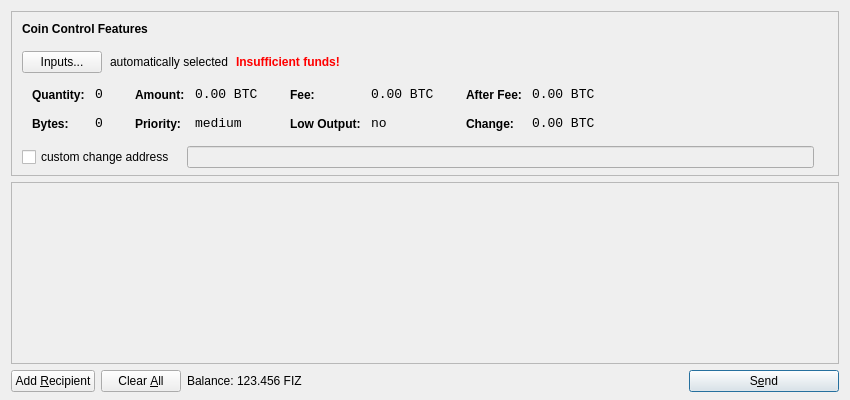
<?xml version="1.0" encoding="UTF-8"?>
<ui version="4.0">
 <class>SendCoinsDialog</class>
 <widget class="QDialog" name="SendCoinsDialog">
  <property name="geometry">
   <rect>
    <x>0</x>
    <y>0</y>
    <width>850</width>
    <height>400</height>
   </rect>
  </property>
  <property name="windowTitle">
   <string>Send Coins</string>
  </property>
  <layout class="QVBoxLayout" name="verticalLayout" stretch="0,1,0">
   <property name="bottomMargin">
    <number>8</number>
   </property>
   <item>
    <widget class="QFrame" name="frameCoinControl">
     <property name="sizePolicy">
      <sizepolicy hsizetype="Expanding" vsizetype="Expanding">
       <horstretch>0</horstretch>
       <verstretch>0</verstretch>
      </sizepolicy>
     </property>
     <property name="maximumSize">
      <size>
       <width>16777215</width>
       <height>16777215</height>
      </size>
     </property>
     <property name="frameShape">
      <enum>QFrame::StyledPanel</enum>
     </property>
     <property name="frameShadow">
      <enum>QFrame::Sunken</enum>
     </property>
     <layout class="QVBoxLayout" name="verticalLayoutCoinControl2">
      <property name="spacing">
       <number>-1</number>
      </property>
      <property name="leftMargin">
       <number>0</number>
      </property>
      <property name="topMargin">
       <number>0</number>
      </property>
      <property name="rightMargin">
       <number>0</number>
      </property>
      <property name="bottomMargin">
       <number>6</number>
      </property>
      <item>
       <layout class="QVBoxLayout" name="verticalLayoutCoinControl" stretch="0,0,0,0,1">
        <property name="spacing">
         <number>0</number>
        </property>
        <property name="leftMargin">
         <number>10</number>
        </property>
        <property name="topMargin">
         <number>10</number>
        </property>
        <item>
         <layout class="QHBoxLayout" name="horizontalLayoutCoinControl1">
          <property name="bottomMargin">
           <number>15</number>
          </property>
          <item>
           <widget class="QLabel" name="labelCoinControlFeatures">
            <property name="sizePolicy">
             <sizepolicy hsizetype="Preferred" vsizetype="Maximum">
              <horstretch>0</horstretch>
              <verstretch>0</verstretch>
             </sizepolicy>
            </property>
            <property name="font">
             <font>
              <weight>75</weight>
              <bold>true</bold>
             </font>
            </property>
            <property name="styleSheet">
             <string notr="true">font-weight:bold;</string>
            </property>
            <property name="text">
             <string>Coin Control Features</string>
            </property>
           </widget>
          </item>
         </layout>
        </item>
        <item>
         <layout class="QHBoxLayout" name="horizontalLayoutCoinControl2" stretch="0,0,0,0">
          <property name="spacing">
           <number>8</number>
          </property>
          <property name="bottomMargin">
           <number>10</number>
          </property>
          <item>
           <widget class="QPushButton" name="pushButtonCoinControl">
            <property name="styleSheet">
             <string notr="true"/>
            </property>
            <property name="text">
             <string>Inputs...</string>
            </property>
           </widget>
          </item>
          <item>
           <widget class="QLabel" name="labelCoinControlAutomaticallySelected">
            <property name="text">
             <string>automatically selected</string>
            </property>
            <property name="margin">
             <number>5</number>
            </property>
           </widget>
          </item>
          <item>
           <widget class="QLabel" name="labelCoinControlInsuffFunds">
            <property name="font">
             <font>
              <weight>75</weight>
              <bold>true</bold>
             </font>
            </property>
            <property name="styleSheet">
             <string notr="true">color:red;font-weight:bold;</string>
            </property>
            <property name="text">
             <string>Insufficient funds!</string>
            </property>
            <property name="margin">
             <number>5</number>
            </property>
           </widget>
          </item>
          <item>
           <spacer name="horizontalSpacerCoinControl">
            <property name="orientation">
             <enum>Qt::Horizontal</enum>
            </property>
            <property name="sizeHint" stdset="0">
             <size>
              <width>40</width>
              <height>1</height>
             </size>
            </property>
           </spacer>
          </item>
         </layout>
        </item>
        <item>
         <widget class="QWidget" name="widgetCoinControl" native="true">
          <property name="sizePolicy">
           <sizepolicy hsizetype="Preferred" vsizetype="Preferred">
            <horstretch>0</horstretch>
            <verstretch>0</verstretch>
           </sizepolicy>
          </property>
          <property name="minimumSize">
           <size>
            <width>0</width>
            <height>0</height>
           </size>
          </property>
          <property name="styleSheet">
           <string notr="true"/>
          </property>
          <layout class="QHBoxLayout" name="horizontalLayoutCoinControl5">
           <property name="margin">
            <number>0</number>
           </property>
           <item>
            <layout class="QHBoxLayout" name="horizontalLayoutCoinControl3" stretch="0,0,0,1">
             <property name="spacing">
              <number>20</number>
             </property>
             <property name="topMargin">
              <number>0</number>
             </property>
             <property name="bottomMargin">
              <number>10</number>
             </property>
             <item>
              <layout class="QFormLayout" name="formLayoutCoinControl1">
               <property name="horizontalSpacing">
                <number>10</number>
               </property>
               <property name="verticalSpacing">
                <number>14</number>
               </property>
               <property name="leftMargin">
                <number>10</number>
               </property>
               <property name="topMargin">
                <number>4</number>
               </property>
               <property name="rightMargin">
                <number>6</number>
               </property>
               <item row="0" column="0">
                <widget class="QLabel" name="labelCoinControlQuantityText">
                 <property name="styleSheet">
                  <string notr="true">font-weight:bold;</string>
                 </property>
                 <property name="text">
                  <string>Quantity:</string>
                 </property>
                 <property name="margin">
                  <number>0</number>
                 </property>
                </widget>
               </item>
               <item row="0" column="1">
                <widget class="QLabel" name="labelCoinControlQuantity">
                 <property name="font">
                  <font>
                   <family>Monospace</family>
                   <pointsize>10</pointsize>
                  </font>
                 </property>
                 <property name="cursor">
                  <cursorShape>IBeamCursor</cursorShape>
                 </property>
                 <property name="contextMenuPolicy">
                  <enum>Qt::ActionsContextMenu</enum>
                 </property>
                 <property name="text">
                  <string notr="true">0</string>
                 </property>
                 <property name="margin">
                  <number>0</number>
                 </property>
                 <property name="textInteractionFlags">
                  <set>Qt::LinksAccessibleByMouse|Qt::TextSelectableByKeyboard|Qt::TextSelectableByMouse</set>
                 </property>
                </widget>
               </item>
               <item row="1" column="0">
                <widget class="QLabel" name="labelCoinControlBytesText">
                 <property name="styleSheet">
                  <string notr="true">font-weight:bold;</string>
                 </property>
                 <property name="text">
                  <string>Bytes:</string>
                 </property>
                </widget>
               </item>
               <item row="1" column="1">
                <widget class="QLabel" name="labelCoinControlBytes">
                 <property name="font">
                  <font>
                   <family>Monospace</family>
                   <pointsize>10</pointsize>
                  </font>
                 </property>
                 <property name="cursor">
                  <cursorShape>IBeamCursor</cursorShape>
                 </property>
                 <property name="contextMenuPolicy">
                  <enum>Qt::ActionsContextMenu</enum>
                 </property>
                 <property name="text">
                  <string notr="true">0</string>
                 </property>
                 <property name="textInteractionFlags">
                  <set>Qt::LinksAccessibleByMouse|Qt::TextSelectableByKeyboard|Qt::TextSelectableByMouse</set>
                 </property>
                </widget>
               </item>
              </layout>
             </item>
             <item>
              <layout class="QFormLayout" name="formLayoutCoinControl2">
               <property name="horizontalSpacing">
                <number>10</number>
               </property>
               <property name="verticalSpacing">
                <number>14</number>
               </property>
               <property name="leftMargin">
                <number>6</number>
               </property>
               <property name="topMargin">
                <number>4</number>
               </property>
               <property name="rightMargin">
                <number>6</number>
               </property>
               <item row="0" column="0">
                <widget class="QLabel" name="labelCoinControlAmountText">
                 <property name="styleSheet">
                  <string notr="true">font-weight:bold;</string>
                 </property>
                 <property name="text">
                  <string>Amount:</string>
                 </property>
                 <property name="margin">
                  <number>0</number>
                 </property>
                </widget>
               </item>
               <item row="0" column="1">
                <widget class="QLabel" name="labelCoinControlAmount">
                 <property name="font">
                  <font>
                   <family>Monospace</family>
                   <pointsize>10</pointsize>
                  </font>
                 </property>
                 <property name="cursor">
                  <cursorShape>IBeamCursor</cursorShape>
                 </property>
                 <property name="contextMenuPolicy">
                  <enum>Qt::ActionsContextMenu</enum>
                 </property>
                 <property name="text">
                  <string notr="true">0.00 BTC</string>
                 </property>
                 <property name="textInteractionFlags">
                  <set>Qt::LinksAccessibleByMouse|Qt::TextSelectableByKeyboard|Qt::TextSelectableByMouse</set>
                 </property>
                </widget>
               </item>
               <item row="1" column="0">
                <widget class="QLabel" name="labelCoinControlPriorityText">
                 <property name="styleSheet">
                  <string notr="true">font-weight:bold;</string>
                 </property>
                 <property name="text">
                  <string>Priority:</string>
                 </property>
                </widget>
               </item>
               <item row="1" column="1">
                <widget class="QLabel" name="labelCoinControlPriority">
                 <property name="font">
                  <font>
                   <family>Monospace</family>
                   <pointsize>10</pointsize>
                  </font>
                 </property>
                 <property name="cursor">
                  <cursorShape>IBeamCursor</cursorShape>
                 </property>
                 <property name="contextMenuPolicy">
                  <enum>Qt::ActionsContextMenu</enum>
                 </property>
                 <property name="text">
                  <string>medium</string>
                 </property>
                 <property name="textInteractionFlags">
                  <set>Qt::LinksAccessibleByMouse|Qt::TextSelectableByKeyboard|Qt::TextSelectableByMouse</set>
                 </property>
                </widget>
               </item>
              </layout>
             </item>
             <item>
              <layout class="QFormLayout" name="formLayoutCoinControl3">
               <property name="horizontalSpacing">
                <number>10</number>
               </property>
               <property name="verticalSpacing">
                <number>14</number>
               </property>
               <property name="leftMargin">
                <number>6</number>
               </property>
               <property name="topMargin">
                <number>4</number>
               </property>
               <property name="rightMargin">
                <number>6</number>
               </property>
               <item row="0" column="0">
                <widget class="QLabel" name="labelCoinControlFeeText">
                 <property name="styleSheet">
                  <string notr="true">font-weight:bold;</string>
                 </property>
                 <property name="text">
                  <string>Fee:</string>
                 </property>
                 <property name="margin">
                  <number>0</number>
                 </property>
                </widget>
               </item>
               <item row="0" column="1">
                <widget class="QLabel" name="labelCoinControlFee">
                 <property name="font">
                  <font>
                   <family>Monospace</family>
                   <pointsize>10</pointsize>
                  </font>
                 </property>
                 <property name="cursor">
                  <cursorShape>IBeamCursor</cursorShape>
                 </property>
                 <property name="contextMenuPolicy">
                  <enum>Qt::ActionsContextMenu</enum>
                 </property>
                 <property name="text">
                  <string notr="true">0.00 BTC</string>
                 </property>
                 <property name="textInteractionFlags">
                  <set>Qt::LinksAccessibleByMouse|Qt::TextSelectableByKeyboard|Qt::TextSelectableByMouse</set>
                 </property>
                </widget>
               </item>
               <item row="1" column="0">
                <widget class="QLabel" name="labelCoinControlLowOutputText">
                 <property name="styleSheet">
                  <string notr="true">font-weight:bold;</string>
                 </property>
                 <property name="text">
                  <string>Low Output:</string>
                 </property>
                </widget>
               </item>
               <item row="1" column="1">
                <widget class="QLabel" name="labelCoinControlLowOutput">
                 <property name="font">
                  <font>
                   <family>Monospace</family>
                   <pointsize>10</pointsize>
                  </font>
                 </property>
                 <property name="cursor">
                  <cursorShape>IBeamCursor</cursorShape>
                 </property>
                 <property name="contextMenuPolicy">
                  <enum>Qt::ActionsContextMenu</enum>
                 </property>
                 <property name="text">
                  <string>no</string>
                 </property>
                 <property name="textInteractionFlags">
                  <set>Qt::LinksAccessibleByMouse|Qt::TextSelectableByKeyboard|Qt::TextSelectableByMouse</set>
                 </property>
                </widget>
               </item>
              </layout>
             </item>
             <item>
              <layout class="QFormLayout" name="formLayoutCoinControl4">
               <property name="horizontalSpacing">
                <number>10</number>
               </property>
               <property name="verticalSpacing">
                <number>14</number>
               </property>
               <property name="leftMargin">
                <number>6</number>
               </property>
               <property name="topMargin">
                <number>4</number>
               </property>
               <property name="rightMargin">
                <number>6</number>
               </property>
               <item row="0" column="0">
                <widget class="QLabel" name="labelCoinControlAfterFeeText">
                 <property name="styleSheet">
                  <string notr="true">font-weight:bold;</string>
                 </property>
                 <property name="text">
                  <string>After Fee:</string>
                 </property>
                 <property name="margin">
                  <number>0</number>
                 </property>
                </widget>
               </item>
               <item row="0" column="1">
                <widget class="QLabel" name="labelCoinControlAfterFee">
                 <property name="font">
                  <font>
                   <family>Monospace</family>
                   <pointsize>10</pointsize>
                  </font>
                 </property>
                 <property name="cursor">
                  <cursorShape>IBeamCursor</cursorShape>
                 </property>
                 <property name="contextMenuPolicy">
                  <enum>Qt::ActionsContextMenu</enum>
                 </property>
                 <property name="text">
                  <string notr="true">0.00 BTC</string>
                 </property>
                 <property name="textInteractionFlags">
                  <set>Qt::LinksAccessibleByMouse|Qt::TextSelectableByKeyboard|Qt::TextSelectableByMouse</set>
                 </property>
                </widget>
               </item>
               <item row="1" column="0">
                <widget class="QLabel" name="labelCoinControlChangeText">
                 <property name="styleSheet">
                  <string notr="true">font-weight:bold;</string>
                 </property>
                 <property name="text">
                  <string>Change:</string>
                 </property>
                </widget>
               </item>
               <item row="1" column="1">
                <widget class="QLabel" name="labelCoinControlChange">
                 <property name="font">
                  <font>
                   <family>Monospace</family>
                   <pointsize>10</pointsize>
                  </font>
                 </property>
                 <property name="cursor">
                  <cursorShape>IBeamCursor</cursorShape>
                 </property>
                 <property name="contextMenuPolicy">
                  <enum>Qt::ActionsContextMenu</enum>
                 </property>
                 <property name="text">
                  <string notr="true">0.00 BTC</string>
                 </property>
                 <property name="textInteractionFlags">
                  <set>Qt::LinksAccessibleByMouse|Qt::TextSelectableByKeyboard|Qt::TextSelectableByMouse</set>
                 </property>
                </widget>
               </item>
              </layout>
             </item>
            </layout>
           </item>
          </layout>
         </widget>
        </item>
        <item>
         <layout class="QHBoxLayout" name="horizontalLayoutCoinControl4" stretch="0,0,0">
          <property name="spacing">
           <number>12</number>
          </property>
          <property name="sizeConstraint">
           <enum>QLayout::SetDefaultConstraint</enum>
          </property>
          <property name="topMargin">
           <number>5</number>
          </property>
          <property name="rightMargin">
           <number>5</number>
          </property>
          <item>
           <widget class="QCheckBox" name="checkBoxCoinControlChange">
            <property name="text">
             <string>custom change address</string>
            </property>
           </widget>
          </item>
          <item>
           <widget class="QLineEdit" name="lineEditCoinControlChange">
            <property name="enabled">
             <bool>false</bool>
            </property>
            <property name="sizePolicy">
             <sizepolicy hsizetype="Expanding" vsizetype="Fixed">
              <horstretch>0</horstretch>
              <verstretch>0</verstretch>
             </sizepolicy>
            </property>
           </widget>
          </item>
          <item>
           <widget class="QLabel" name="labelCoinControlChangeLabel">
            <property name="sizePolicy">
             <sizepolicy hsizetype="Preferred" vsizetype="Expanding">
              <horstretch>0</horstretch>
              <verstretch>0</verstretch>
             </sizepolicy>
            </property>
            <property name="minimumSize">
             <size>
              <width>0</width>
              <height>0</height>
             </size>
            </property>
            <property name="text">
             <string/>
            </property>
            <property name="margin">
             <number>3</number>
            </property>
           </widget>
          </item>
         </layout>
        </item>
        <item>
         <spacer name="verticalSpacerCoinControl">
          <property name="orientation">
           <enum>Qt::Vertical</enum>
          </property>
          <property name="sizeHint" stdset="0">
           <size>
            <width>800</width>
            <height>1</height>
           </size>
          </property>
         </spacer>
        </item>
       </layout>
      </item>
     </layout>
    </widget>
   </item>
   <item>
    <widget class="QScrollArea" name="scrollArea">
     <property name="widgetResizable">
      <bool>true</bool>
     </property>
     <widget class="QWidget" name="scrollAreaWidgetContents">
      <property name="geometry">
       <rect>
        <x>0</x>
        <y>0</y>
        <width>830</width>
        <height>165</height>
       </rect>
      </property>
      <layout class="QVBoxLayout" name="verticalLayout_2">
       <property name="margin">
        <number>0</number>
       </property>
       <item>
        <layout class="QVBoxLayout" name="entries">
         <property name="spacing">
          <number>6</number>
         </property>
        </layout>
       </item>
       <item>
        <spacer name="verticalSpacer">
         <property name="orientation">
          <enum>Qt::Vertical</enum>
         </property>
         <property name="sizeHint" stdset="0">
          <size>
           <width>20</width>
           <height>40</height>
          </size>
         </property>
        </spacer>
       </item>
      </layout>
     </widget>
    </widget>
   </item>
   <item>
    <layout class="QHBoxLayout" name="horizontalLayout">
     <item>
      <widget class="QPushButton" name="addButton">
       <property name="toolTip">
        <string>Send to multiple recipients at once</string>
       </property>
       <property name="text">
        <string>Add &amp;Recipient</string>
       </property>
       <property name="icon">
        <iconset resource="../bitcoin.qrc">
         <normaloff>:/icons/add</normaloff>:/icons/add</iconset>
       </property>
       <property name="autoDefault">
        <bool>false</bool>
       </property>
      </widget>
     </item>
     <item>
      <widget class="QPushButton" name="clearButton">
       <property name="sizePolicy">
        <sizepolicy hsizetype="Minimum" vsizetype="Fixed">
         <horstretch>0</horstretch>
         <verstretch>0</verstretch>
        </sizepolicy>
       </property>
       <property name="toolTip">
        <string>Remove all transaction fields</string>
       </property>
       <property name="text">
        <string>Clear &amp;All</string>
       </property>
       <property name="icon">
        <iconset resource="../bitcoin.qrc">
         <normaloff>:/icons/remove</normaloff>:/icons/remove</iconset>
       </property>
       <property name="autoRepeatDelay">
        <number>300</number>
       </property>
       <property name="autoDefault">
        <bool>false</bool>
       </property>
      </widget>
     </item>
     <item>
      <layout class="QHBoxLayout" name="horizontalLayout_2">
       <property name="spacing">
        <number>3</number>
       </property>
       <item>
        <widget class="QLabel" name="label">
         <property name="text">
          <string>Balance:</string>
         </property>
        </widget>
       </item>
       <item>
        <widget class="QLabel" name="labelBalance">
         <property name="cursor">
          <cursorShape>IBeamCursor</cursorShape>
         </property>
         <property name="text">
          <string>123.456 FIZ</string>
         </property>
         <property name="textInteractionFlags">
          <set>Qt::LinksAccessibleByMouse|Qt::TextSelectableByKeyboard|Qt::TextSelectableByMouse</set>
         </property>
        </widget>
       </item>
      </layout>
     </item>
     <item>
      <spacer name="horizontalSpacer">
       <property name="orientation">
        <enum>Qt::Horizontal</enum>
       </property>
       <property name="sizeHint" stdset="0">
        <size>
         <width>40</width>
         <height>20</height>
        </size>
       </property>
      </spacer>
     </item>
     <item>
      <widget class="QPushButton" name="sendButton">
       <property name="minimumSize">
        <size>
         <width>150</width>
         <height>0</height>
        </size>
       </property>
       <property name="toolTip">
        <string>Confirm the send action</string>
       </property>
       <property name="text">
        <string>S&amp;end</string>
       </property>
       <property name="icon">
        <iconset resource="../bitcoin.qrc">
         <normaloff>:/icons/send</normaloff>:/icons/send</iconset>
       </property>
       <property name="default">
        <bool>true</bool>
       </property>
      </widget>
     </item>
    </layout>
   </item>
  </layout>
 </widget>
 <resources>
  <include location="../bitcoin.qrc"/>
 </resources>
 <connections/>
</ui>
